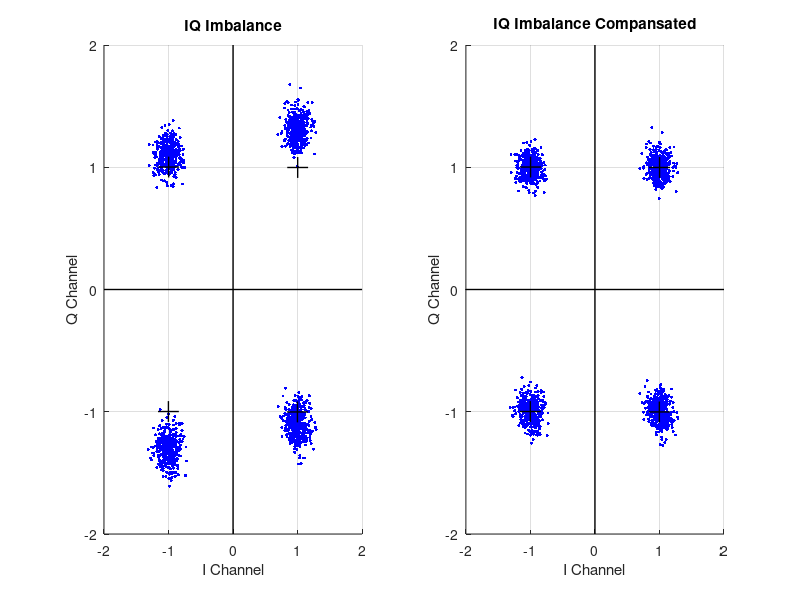

The MATLAB source for this figure:
 
% 4 QAM Modulation constellation diagram

close all 
clear 
clc

I0=1;
Q0=1;
e=1;
d=0;

t=0:0.1:360;
x_int=1.414*(cosd(t)+1i*sind(t));

% noise and iteration counter
noise = 20;
iteration = 400;

for k=1:iteration
    e=0.3;
    d=5;
    
    noisy_sine = awgn((1.414+e).*sind(t+d), noise);
    noisy_cosine = awgn(1.414*cosd(t), noise);
    
    x = noisy_cosine + 1i*(noisy_sine);
    
    subplot(1,2,1);
    hold on;
    plot(real(x(450)),imag(x(450)),"b.","MarkerSize",7);
    plot(real(x(1350)),imag(x(1350)),"b.","MarkerSize",7);
    plot(real(x(2250)),imag(x(2250)),"b.","MarkerSize",7);
    plot(real(x(3150)),imag(x(3150)),"b.","MarkerSize",7);
    hold off;
    
    t1=-1.*mean(sign(real(x)).*imag(x));
    t2=mean(abs(real(x)));
    t3=mean(abs(imag(x)));
    c1=t1/t2;
    c2=sqrt((t3^2-t1^2)/(t2^2));
    g=t3/t2;
    f=asind(t1/t3);
    y=(real(x).*c2+1i*(c1.*real(x)+imag(x)))/c2;

    subplot(1,2,2);
    hold on;
    plot(real(y(450)),imag(y(450)),"b.","MarkerSize",7);
    plot(real(y(1350)),imag(y(1350)),"b.","MarkerSize",7);
    plot(real(y(2250)),imag(y(2250)),"b.","MarkerSize",7);
    plot(real(y(3150)),imag(y(3150)),"b.","MarkerSize",7);
    hold off;
    
end

subplot(1,2,1);
hold on;
grid on
xlabel("I Channel");
ylabel("Q Channel");
title("IQ Imbalance");
axis([-2 2 -2 2]);
plot(real(x_int(450)),imag(x_int(450)),"k+","MarkerSize",15,"LineWidth",1);
plot(real(x_int(1350)),imag(x_int(1350)),"k+","MarkerSize",15,"LineWidth",1);
plot(real(x_int(2250)),imag(x_int(2250)),"k+","MarkerSize",15,"LineWidth",1);
plot(real(x_int(3150)),imag(x_int(3150)),"k+","MarkerSize",15,"LineWidth",1);
plot([-2 2], [0 0], 'k', 'LineWidth', 1)  %xxx
plot([0 0], [-2 2], 'k', 'LineWidth', 1) %yyy
hold off;

subplot(1,2,2);
hold on;
grid on
xlabel("I Channel");
ylabel("Q Channel");
title("IQ Imbalance Compansated");
axis([-2 2 -2 2]);
plot(real(x_int(450)),imag(x_int(450)),"k+","MarkerSize",15,"LineWidth",1);
plot(real(x_int(1350)),imag(x_int(1350)),"k+","MarkerSize",15,"LineWidth",1);
plot(real(x_int(2250)),imag(x_int(2250)),"k+","MarkerSize",15,"LineWidth",1);
plot(real(x_int(3150)),imag(x_int(3150)),"k+","MarkerSize",15,"LineWidth",1);
plot([-2 2], [0 0], 'k', 'LineWidth', 1)  %xxx
plot([0 0], [-2 2], 'k', 'LineWidth', 1) %yyy
hold off;







